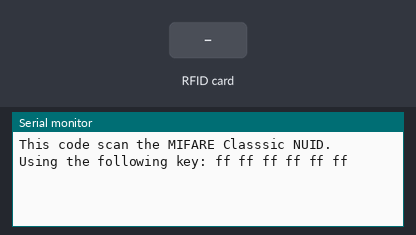
Bench run of a sketch on a simulated Arduino Uno, built with avr-gcc and run on an emulated ATmega328P. On the bench: the last lines printed to the serial monitor. Inputs (shaded band) come from the test bench.

Above: at 1.2 s.
1.3 s: RFID card 55 46 2F 50 held to the reader
At 2.2 s:
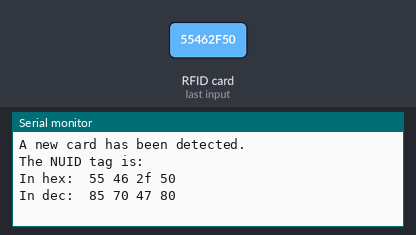
2.8 s: RFID card 5E 7A 19 C4 held to the reader
At 4.6 s:
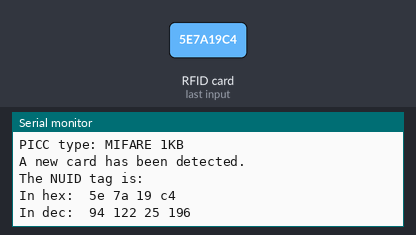
4.9 s: RFID card 5E 7A 19 C4 held to the reader
At 6.8 s:
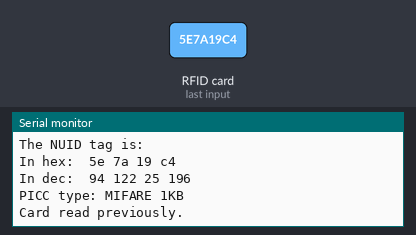

Measured:
- after the input at 1.3 s, the serial monitor: prints a new line at once (image 1)
- after the input at 2.8 s, the serial monitor: prints a new line after 0.58 s (image 2)
- after the input at 4.9 s, the serial monitor: prints a new line after 0.57 s (image 3)

The sketch:

AB.ino
```cpp
// (licence header left out)
#include <SPI.h>
#include <MFRC522.h>

#define SS_PIN 10
#define RST_PIN 9

MFRC522 rfid(SS_PIN, RST_PIN); // Instance of the class

MFRC522::MIFARE_Key key;

// Init array that will store new NUID
byte nuidPICC[4];

void setup() {
  Serial.begin(9600);
  SPI.begin(); // Init SPI bus
  rfid.PCD_Init(); // Init MFRC522

  for (byte i = 0; i < 6; i++) {
    key.keyByte[i] = 0xFF;
  }

  Serial.println(F("This code scan the MIFARE Classsic NUID."));
  Serial.print(F("Using the following key:"));
  Serial.print(getHex(key.keyByte, MFRC522::MF_KEY_SIZE));
}

void loop() {

  // Look for new cards
  if ( ! rfid.PICC_IsNewCardPresent())
    return;

  // Verify if the NUID has been readed
  if ( ! rfid.PICC_ReadCardSerial())
    return;

  Serial.print(F("PICC type: "));
  MFRC522::PICC_Type piccType = rfid.PICC_GetType(rfid.uid.sak);
  Serial.println(rfid.PICC_GetTypeName(piccType));

  // Check is the PICC of Classic MIFARE type
  if (piccType != MFRC522::PICC_TYPE_MIFARE_MINI &&
    piccType != MFRC522::PICC_TYPE_MIFARE_1K &&
    piccType != MFRC522::PICC_TYPE_MIFARE_4K) {
    Serial.println(F("Your tag is not of type MIFARE Classic."));
    return;
  }

  if (rfid.uid.uidByte[0] != nuidPICC[0] ||
    rfid.uid.uidByte[1] != nuidPICC[1] ||
    rfid.uid.uidByte[2] != nuidPICC[2] ||
    rfid.uid.uidByte[3] != nuidPICC[3] ) {
    Serial.println(F("A new card has been detected."));

    // Store NUID into nuidPICC array
    for (byte i = 0; i < 4; i++) {
      nuidPICC[i] = rfid.uid.uidByte[i];
    }

    Serial.println(F("The NUID tag is:"));
    Serial.print(F("In hex: "));
    Serial.print(getHex(rfid.uid.uidByte, rfid.uid.size));
    Serial.println();
    Serial.print(F("In dec: "));
    printDec(rfid.uid.uidByte, rfid.uid.size);
    Serial.println();
  }
  else Serial.println(F("Card read previously."));

  if (getHex(rfid.uid.uidByte, rfid.uid.size) == " 55 46 2f 50") {
    digitalWrite(6, HIGH);
    delay(2000);
    digitalWrite(6, LOW);
  } else {
    digitalWrite(7, HIGH);
    delay(2000);
    digitalWrite(7, LOW);
  }

  // Halt PICC
  rfid.PICC_HaltA();

  // Stop encryption on PCD
  rfid.PCD_StopCrypto1();
}


/**
 * Helper routine to dump a byte array as hex values to Serial.
 */
String getHex(byte *buffer, byte bufferSize) {
  String s;
  for (byte i = 0; i < bufferSize; i++) {
    s += buffer[i] < 0x10 ? " 0" : " ";
    s += String(buffer[i], HEX);
  }
  return s;
}

/**
 * Helper routine to dump a byte array as dec values to Serial.
 */
void printDec(byte *buffer, byte bufferSize) {
  for (byte i = 0; i < bufferSize; i++) {
    Serial.print(buffer[i] < 0x10 ? " 0" : " ");
    Serial.print(buffer[i], DEC);
  }
}
```
